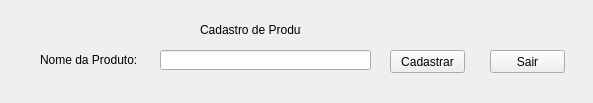
<?xml version="1.0" encoding="UTF-8"?>
<ui version="4.0">
 <class>CadastroFilial</class>
 <widget class="QWidget" name="CadastroFilial">
  <property name="geometry">
   <rect>
    <x>0</x>
    <y>0</y>
    <width>593</width>
    <height>103</height>
   </rect>
  </property>
  <property name="windowTitle">
   <string>Form</string>
  </property>
  <widget class="QLineEdit" name="txtCadastroNomeProduto">
   <property name="geometry">
    <rect>
     <x>160</x>
     <y>50</y>
     <width>211</width>
     <height>20</height>
    </rect>
   </property>
  </widget>
  <widget class="QPushButton" name="pushButton_2">
   <property name="geometry">
    <rect>
     <x>490</x>
     <y>50</y>
     <width>75</width>
     <height>23</height>
    </rect>
   </property>
   <property name="text">
    <string>Sair</string>
   </property>
  </widget>
  <widget class="QPushButton" name="btnCadastraProduto">
   <property name="geometry">
    <rect>
     <x>390</x>
     <y>50</y>
     <width>75</width>
     <height>23</height>
    </rect>
   </property>
   <property name="text">
    <string>Cadastrar</string>
   </property>
  </widget>
  <widget class="QLabel" name="label">
   <property name="geometry">
    <rect>
     <x>40</x>
     <y>50</y>
     <width>101</width>
     <height>20</height>
    </rect>
   </property>
   <property name="text">
    <string>Nome da Produto:</string>
   </property>
  </widget>
  <widget class="QLabel" name="label_2">
   <property name="geometry">
    <rect>
     <x>200</x>
     <y>20</y>
     <width>101</width>
     <height>20</height>
    </rect>
   </property>
   <property name="text">
    <string>Cadastro de Produto</string>
   </property>
  </widget>
 </widget>
 <resources/>
 <connections/>
</ui>
